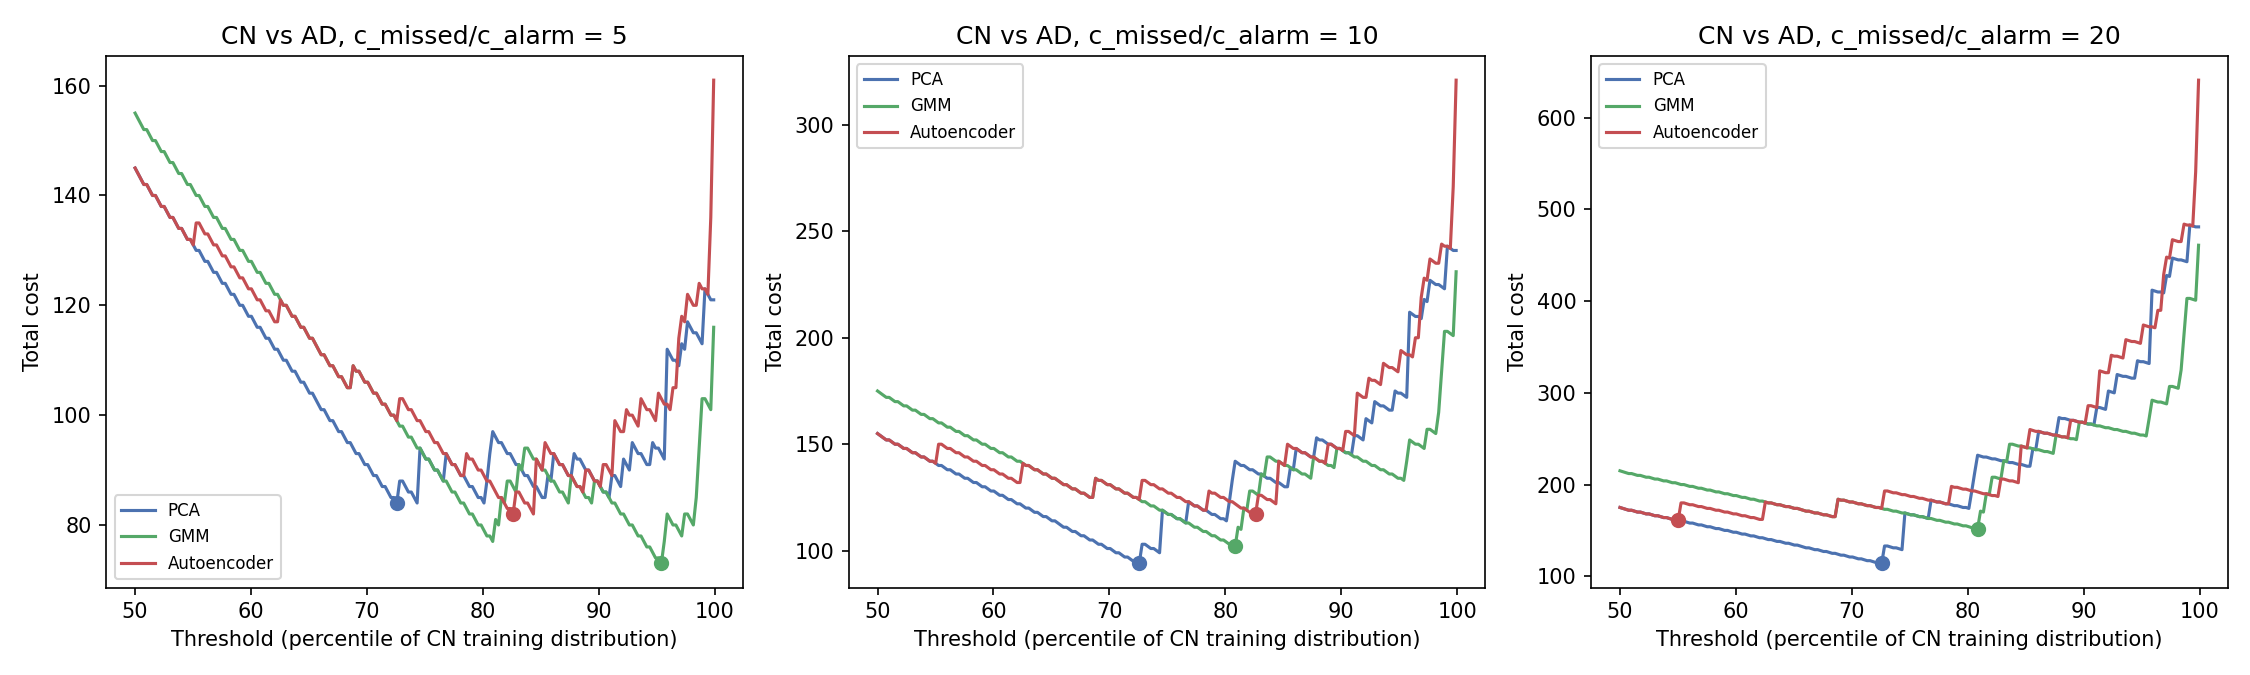

Python code for this plot:
"""
notebooks/anomaly_detection/method_a_pca_density/threshold_cost_optimization.py

Applies the course's own cost-based threshold selection methodology
(01-ad-de, lecture 4: define alarm/missed costs, encapsulate in a small
cost class, optimize the threshold via a line search) to the three-way
method comparison in compare_three_methods.py, instead of the flat 99th
percentile control limit used everywhere else in this project.

AUC is threshold-independent, so the earlier PCA/GMM/Autoencoder ranking
(0.890 / 0.881 / 0.814 CN-vs-AD) could in principle hide a different story
once each method's alarm signal is actually turned into a binary decision
at its own best operating point. This checks that directly: fit each
method's own optimal threshold (per the course's line-search recipe) and
compare the resulting cost, catch rate (sensitivity), and false-alarm rate
side by side, at more than one alarm/missed cost ratio (since the lecture
is explicit that these costs are assumptions that should be tested under
more than one setting, not committed to a single guess).

Following the lecture's own precedent exactly: it optimizes the threshold
on a "validation set" that is explicitly allowed to include the training
data, because -- as the lecture states -- this validation set isn't
warding off overfitting, it's tuning one extra scalar parameter. The same
logic applies here (threshold tuning, not model fitting), so the full
464-patient cohort is used for the line search, same as the lecture's own
simplest, explicitly-labeled-as-imperfect version ("yes, we are cheating a
bit... but it works").

Usage:
    python3 threshold_cost_optimization.py
Outputs (written next to this script):
    - threshold_cost_optimization.png
    - threshold_cost_optimization_report.txt
"""

import numpy as np
import pandas as pd
import matplotlib
matplotlib.use("Agg")
import matplotlib.pyplot as plt

from load_features import build_feature_table
from method_a import fit_pca_baseline, compute_t2_q, control_limits
from compare_three_methods import (
    fit_gmm_baseline, gmm_anomaly_score, fit_autoencoder_baseline, ae_anomaly_score,
)

COST_RATIOS = [5, 10, 20]  # c_missed / c_alarm -- swept, not committed to one guess
C_ALARM = 1.0


class ADSimpleCostModel:
    """Direct adaptation of 01-ad-de's ADSimpleCostModel to a per-patient
    (non-time-series) binary detection setting: no 'late detection' cost,
    since there is no time-windowed sequence here, just alarm vs missed."""

    def __init__(self, c_alarm, c_missed):
        self.c_alarm = c_alarm
        self.c_missed = c_missed

    def cost(self, scores, y_true, thr):
        pred = (scores >= thr).astype(int)
        false_alarms = int(((pred == 1) & (y_true == 0)).sum())
        missed = int(((pred == 0) & (y_true == 1)).sum())
        total = self.c_alarm * false_alarms + self.c_missed * missed
        return total, false_alarms, missed


def opt_thr(scores, y_true, cmodel, thr_range):
    costs = [cmodel.cost(scores, y_true, t)[0] for t in thr_range]
    best_idx = int(np.argmin(costs))
    return thr_range[best_idx], costs[best_idx]


def evaluate_at_threshold(scores, y_true, thr):
    pred = (scores >= thr).astype(int)
    tp = int(((pred == 1) & (y_true == 1)).sum())
    fn = int(((pred == 0) & (y_true == 1)).sum())
    fp = int(((pred == 1) & (y_true == 0)).sum())
    tn = int(((pred == 0) & (y_true == 0)).sum())
    sensitivity = tp / (tp + fn) if (tp + fn) else np.nan
    false_alarm_rate = fp / (fp + tn) if (fp + tn) else np.nan
    return sensitivity, false_alarm_rate, tp, fn, fp, tn


def main():
    df, feature_cols = build_feature_table(feature_tier="core")
    X = df[feature_cols].values
    cn_mask = (df["DIAGNOSIS_LABEL"] == "CN").values
    print(f"Cohort: {len(df)} patients (CN={cn_mask.sum()}, "
          f"MCI={(df.DIAGNOSIS_LABEL=='MCI').sum()}, AD={(df.DIAGNOSIS_LABEL=='AD').sum()})")

    methods = {}

    scaler_p, pca, _, cum_var = fit_pca_baseline(X[cn_mask])
    T2, Q = compute_t2_q(X, scaler_p, pca)
    t2_ucl, q_ucl = control_limits(T2[cn_mask], Q[cn_mask], pca.n_components_, cn_mask.sum())
    methods["PCA"] = T2 / t2_ucl + Q / q_ucl

    scaler_g, gmm, gmm_cfg, gmm_bic = fit_gmm_baseline(X[cn_mask])
    methods["GMM"] = gmm_anomaly_score(gmm, scaler_g, X)

    scaler_a, ae = fit_autoencoder_baseline(X[cn_mask])
    methods["Autoencoder"] = ae_anomaly_score(ae, scaler_a, X)

    lines = []
    lines.append("Cost-based threshold optimization (01-ad-de line-search recipe)")
    lines.append(f"Cost model: c_alarm = {C_ALARM}, c_missed swept over {COST_RATIOS} x c_alarm")
    lines.append("(sensitivity analysis, per the lecture's own caution that costs are ")
    lines.append(" assumptions to be tested under more than one setting, not a single guess)")
    lines.append("")

    fig, axes = plt.subplots(1, len(COST_RATIOS), figsize=(5 * len(COST_RATIOS), 4.5), sharey=False)
    if len(COST_RATIOS) == 1:
        axes = [axes]

    for comparison, group in [("CN vs AD", "AD"), ("CN vs MCI+AD", None)]:
        lines.append(f"=== {comparison} ===")
        if group is not None:
            mask = cn_mask | (df["DIAGNOSIS_LABEL"] == group).values
            y_true_full = (df["DIAGNOSIS_LABEL"] == group).astype(int).values
        else:
            mask = cn_mask | df["DIAGNOSIS_LABEL"].isin(["MCI", "AD"]).values
            y_true_full = (df["DIAGNOSIS_LABEL"] != "CN").astype(int).values

        for ratio in COST_RATIOS:
            cmodel = ADSimpleCostModel(c_alarm=C_ALARM, c_missed=C_ALARM * ratio)
            lines.append(f"-- c_missed / c_alarm = {ratio} --")
            for name, score in methods.items():
                s = score[mask]
                y = y_true_full[mask]
                thr_range = np.quantile(score[cn_mask], np.linspace(0.5, 0.999, 500))
                best_thr, best_cost = opt_thr(s, y, cmodel, thr_range)
                sens, far, tp, fn, fp, tn = evaluate_at_threshold(s, y, best_thr)
                thr_pctile = (score[cn_mask] <= best_thr).mean() * 100
                lines.append(
                    f"    {name:12s} optimal_thr@{thr_pctile:5.1f}pctile(CN)  "
                    f"cost={best_cost:6.1f}  sensitivity={sens:.3f}  false_alarm_rate={far:.3f}  "
                    f"(TP={tp} FN={fn} FP={fp} TN={tn})"
                )
        lines.append("")

    # plot: cost vs threshold percentile, CN vs AD, for each cost ratio
    mask_ad = cn_mask | (df["DIAGNOSIS_LABEL"] == "AD").values
    y_ad = (df["DIAGNOSIS_LABEL"] == "AD").astype(int).values
    colors = {"PCA": "#4C72B0", "GMM": "#55A868", "Autoencoder": "#C44E52"}
    for ax, ratio in zip(axes, COST_RATIOS):
        cmodel = ADSimpleCostModel(c_alarm=C_ALARM, c_missed=C_ALARM * ratio)
        for name, score in methods.items():
            thr_range = np.quantile(score[cn_mask], np.linspace(0.5, 0.999, 200))
            pctiles = np.linspace(50, 99.9, 200)
            costs = [cmodel.cost(score[mask_ad], y_ad[mask_ad], t)[0] for t in thr_range]
            ax.plot(pctiles, costs, label=name, color=colors[name])
            best_i = int(np.argmin(costs))
            ax.scatter([pctiles[best_i]], [costs[best_i]], color=colors[name], zorder=5, s=40)
        ax.set_xlabel("Threshold (percentile of CN training distribution)")
        ax.set_ylabel("Total cost")
        ax.set_title(f"CN vs AD, c_missed/c_alarm = {ratio}")
        ax.legend(fontsize=8)
    plt.tight_layout()
    plt.savefig("threshold_cost_optimization.png", dpi=150)
    plt.close()

    report = "\n".join(lines)
    print(report)
    with open("threshold_cost_optimization_report.txt", "w") as f:
        f.write(report + "\n")
    print("\nWrote: threshold_cost_optimization.png, threshold_cost_optimization_report.txt")


if __name__ == "__main__":
    main()
